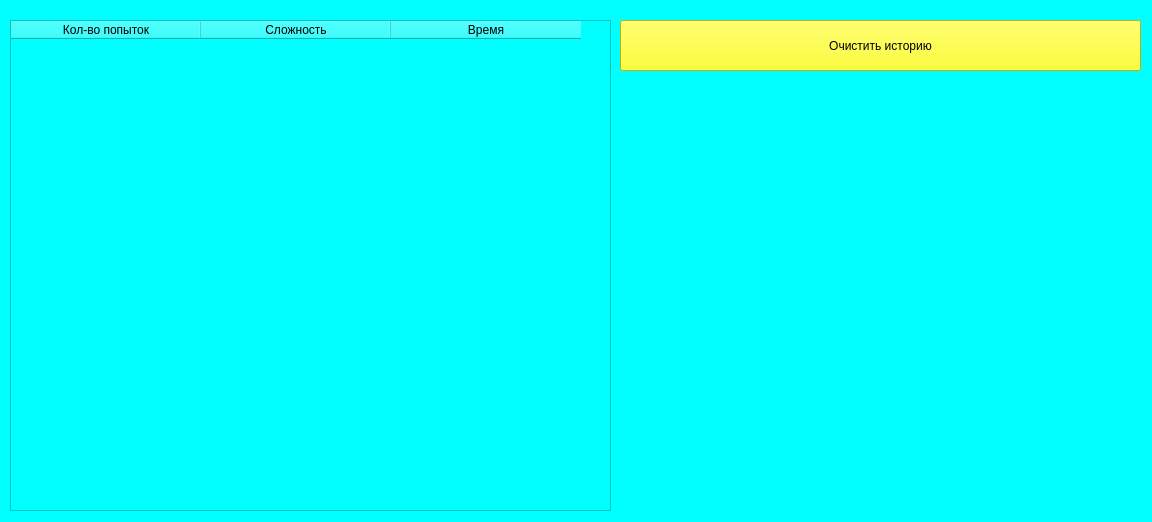
<?xml version="1.0" encoding="UTF-8"?>
<ui version="4.0">
 <class>Form</class>
 <widget class="QWidget" name="Form">
  <property name="geometry">
   <rect>
    <x>0</x>
    <y>0</y>
    <width>1152</width>
    <height>522</height>
   </rect>
  </property>
  <property name="windowTitle">
   <string>Form</string>
  </property>
  <property name="styleSheet">
   <string notr="true">background-color: rgb(0, 255, 255);</string>
  </property>
  <widget class="QTableWidget" name="history_tableWidget">
   <property name="geometry">
    <rect>
     <x>10</x>
     <y>20</y>
     <width>601</width>
     <height>491</height>
    </rect>
   </property>
   <property name="styleSheet">
    <string notr="true">font: 12pt &quot;Comic Sans MS&quot;;

</string>
   </property>
   <attribute name="horizontalHeaderDefaultSectionSize">
    <number>190</number>
   </attribute>
   <column>
    <property name="text">
     <string>Кол-во попыток</string>
    </property>
   </column>
   <column>
    <property name="text">
     <string>Сложность</string>
    </property>
   </column>
   <column>
    <property name="text">
     <string>Время</string>
    </property>
   </column>
  </widget>
  <widget class="QPushButton" name="clear_history">
   <property name="geometry">
    <rect>
     <x>620</x>
     <y>20</y>
     <width>521</width>
     <height>51</height>
    </rect>
   </property>
   <property name="styleSheet">
    <string notr="true">font: 16pt &quot;Comic Sans MS&quot;;
background-color: rgb(255, 255, 0);</string>
   </property>
   <property name="text">
    <string>Очистить историю</string>
   </property>
  </widget>
 </widget>
 <resources/>
 <connections/>
</ui>
